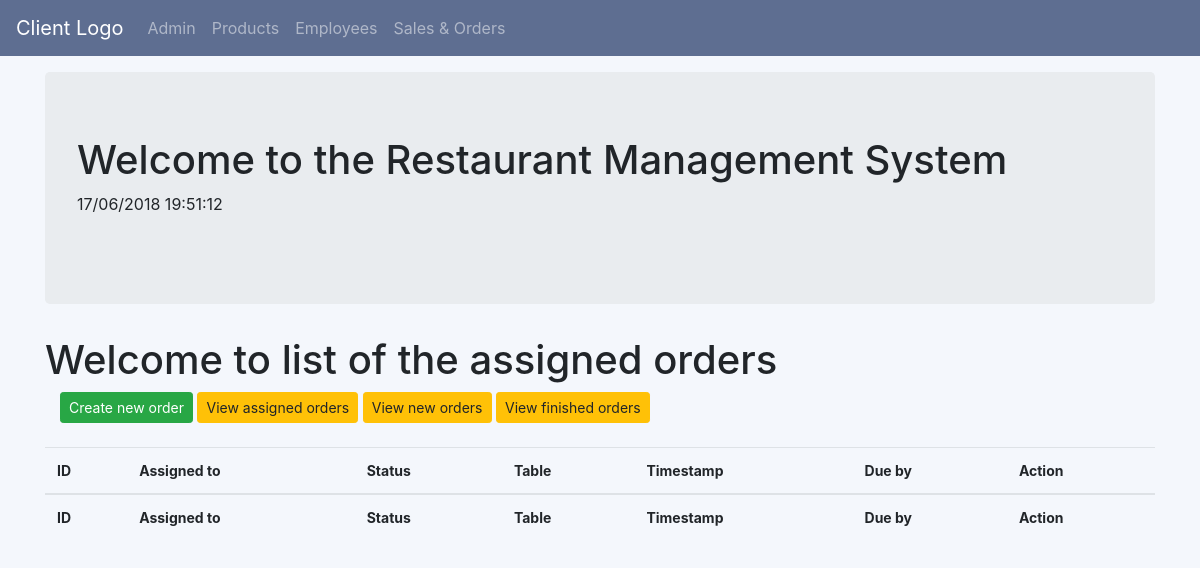
Before: /oms/assignedorderlist/ with the older database file.
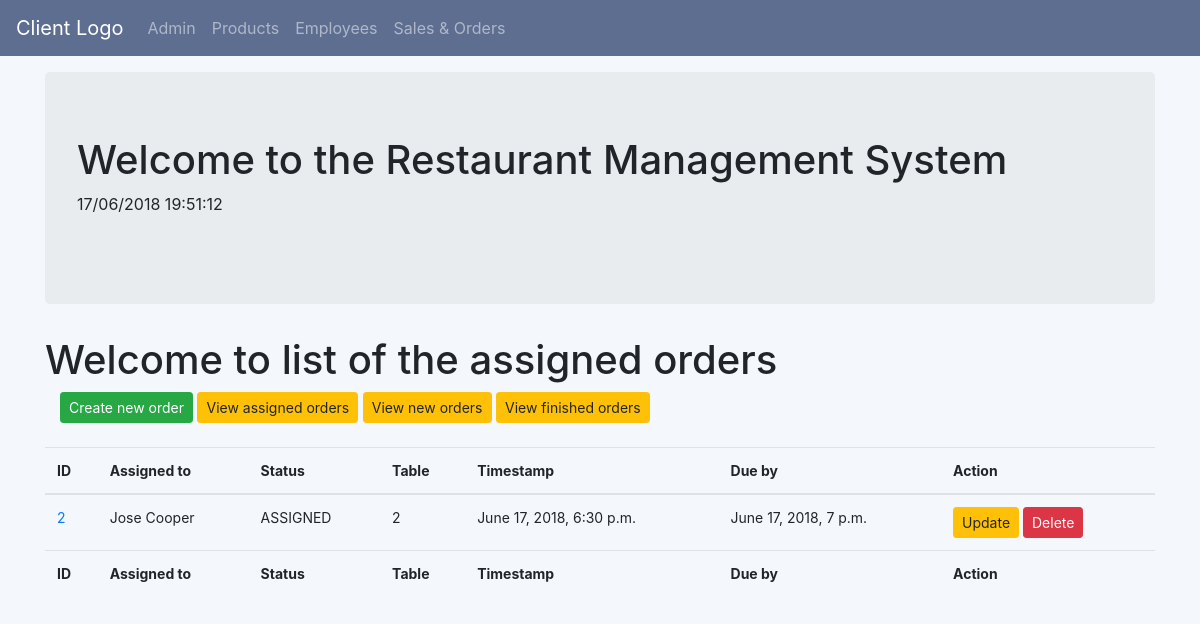
After: the same page with the newer database file.
### oms/models.py (models this page shows, shortened)
class Order (models.Model):
    STATUS_CHOICES = (
    ('NEW','NEW'),
    ('ASSIGNED','ASSIGNED'),
    ('FINISHED','FINISHED'),
    ('CLOSED','CLOSED'),
    )
    assigned = models.ForeignKey(Employee,on_delete=models.CASCADE, related_name='assigned', verbose_name='Assigned to')
    status = models.CharField(
        max_length=256,
        choices=STATUS_CHOICES,
        default='NEW',
    )
    total = models.DecimalField(max_digits=5, decimal_places=2)
    product = models.ManyToManyField(Product)
    table = models.PositiveIntegerField(validators=[MaxValueValidator(15),])
    timestamp = models.DateTimeField(default=timezone.now())
    due_date = models.DateTimeField(default=timezone.now()+timedelta(minutes=30))
    @property
    def total(self):
        result = self.product.aggregate(Sum('price'))
        return result['price__sum']

class Employee(models.Model):
    fname = models.CharField(blank=True, max_length=100, verbose_name='First name')
    lname = models.CharField(blank=True, max_length=100, verbose_name='Last name')
    country = CountryField()
    address = models.CharField(blank=True, max_length=100, verbose_name='Postal address')
    telephone = models.IntegerField(null=True, blank=True)
    active = models.BooleanField(default=True, verbose_name='Is active')
    def __str__(self):
        return self.fname +' '+ self.lname

### oms/views.py (the view)
# urls.py: path('assignedorderlist/',views.AssignedOrderListView.as_view(),name='assigned_order_list'),
class AssignedOrderListView(ListView):
    context_object_name = 'orders'
    model = models.Order
    queryset = Order.objects.order_by('id')
    queryset = Order.objects.filter(status='ASSIGNED')
    template_name = 'oms/assigned_order_list.html'

### oms/templates/oms/assigned_order_list.html
{% extends "oms/oms_base.html" %}
{% block body_block %}
<h1>Welcome to list of the assigned orders</h1>
<div class="container">
    <a class = 'btn btn-success btn-sm 'href="{% url 'oms:order_create'%}">Create new order</a>
    <a class = 'btn btn-warning btn-sm 'href="{% url 'oms:assigned_order_list'%}">View assigned orders</a>
    <a class = 'btn btn-warning btn-sm 'href="{% url 'oms:new_order_list'%}">View new orders</a>
    <a class = 'btn btn-warning btn-sm 'href="{% url 'oms:finished_order_list'%}">View finished orders</a>
    <br></br>
</div>
    <table style="font-size:14px;" class="table table-hover" style='width:100%'>
        <thead>
            <tr>
                <th>ID</th>
                <th>Assigned to</th>
                <th>Status</th>
                <th>Table</th>
                <th>Timestamp</th>
                <th>Due by</th>
                <th>Action</th>
            </tr>
        </thead>
        <tbody>
            {% for order in orders %}
            <tr>
                <td> <a href="{{order.id}}">{{order.id}}</a></td>
                <td> {{order.assigned}}
                <td> {{order.status}} </td>
                <td> {{order.table}} </td>
                <td> {{order.timestamp}} </td>
                <td> {{order.due_date}} </td>
                <td>
                    <a class = 'btn btn-warning btn-sm' href="{% url 'oms:order_update' pk=order.pk %}">Update</a>
                    <a class = 'btn btn-danger btn-sm' href="{% url 'oms:order_delete' pk=order.pk %}">Delete</a>
                </td>
            </tr>
            {% endfor %}
        </tbody>
        <tfoot>
            <tr>
                <th>ID</th>
                <th>Assigned to</th>
                <th>Status</th>
                <th>Table</th>
                <th>Timestamp</th>
                <th>Due by</th>
                <th>Action</th>
            </tr>
       </tfoot>
    </table>
{% endblock %}

Changed rows visible on the page:
added Order: id "2", assigned "Jose Cooper", status "ASSIGNED", table "2", timestamp "June 17, 2018, 6:30 p.m.", due_date "June 17, 2018, 7 p.m."
